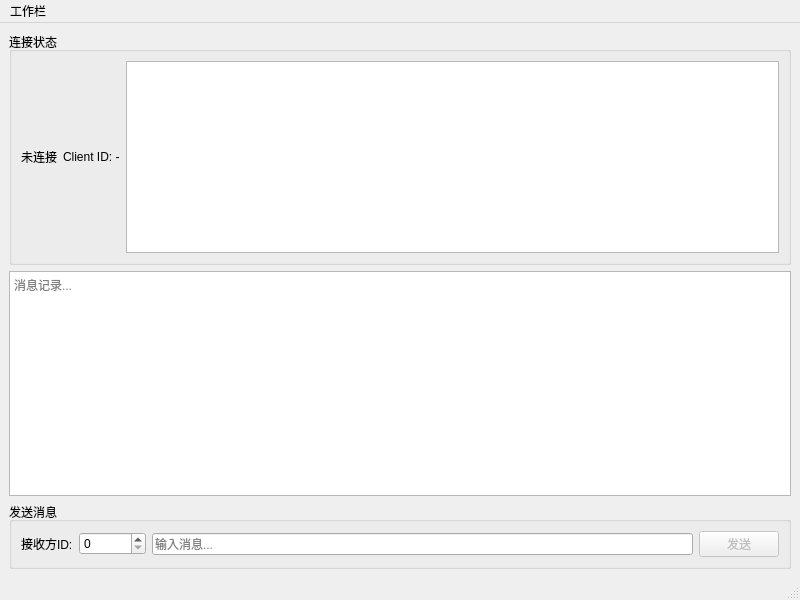
<?xml version="1.0" encoding="UTF-8"?>
<ui version="4.0">
 <class>MainWindow</class>
 <widget class="QMainWindow" name="MainWindow">
  <property name="geometry">
   <rect>
    <x>0</x>
    <y>0</y>
    <width>800</width>
    <height>600</height>
   </rect>
  </property>
  <property name="windowTitle">
   <string>MontComm Qt Client</string>
  </property>
  <widget class="QWidget" name="centralwidget">
   <layout class="QVBoxLayout" name="verticalLayout">
    <item>
     <widget class="QGroupBox" name="statusGroupBox">
      <property name="title">
       <string>连接状态</string>
      </property>
      <layout class="QHBoxLayout" name="horizontalLayout">
       <item>
        <widget class="QLabel" name="connectionStatusLabel">
         <property name="text">
          <string>未连接</string>
         </property>
        </widget>
       </item>
       <item>
        <widget class="QLabel" name="clientIdLabel">
         <property name="text">
          <string>Client ID: -</string>
         </property>
        </widget>
       </item>
       <item>
        <widget class="QListWidget" name="serverListWidget">
         <property name="maximumSize">
          <set>
           <width>300</width>
           <height>80</height>
          </set>
         </property>
        </widget>
       </item>
      </layout>
     </widget>
    </item>
    <item>
     <widget class="QPlainTextEdit" name="msgLogEdit">
      <property name="readOnly">
       <bool>true</bool>
      </property>
      <property name="placeholderText">
       <string>消息记录...</string>
      </property>
     </widget>
    </item>
    <item>
     <widget class="QGroupBox" name="sendGroupBox">
      <property name="title">
       <string>发送消息</string>
      </property>
      <layout class="QHBoxLayout" name="sendLayout">
       <item>
        <widget class="QLabel" name="recipientLabel">
         <property name="text">
          <string>接收方ID:</string>
         </property>
        </widget>
       </item>
       <item>
        <widget class="QSpinBox" name="recipientSpinBox">
         <property name="minimum">
          <number>0</number>
         </property>
         <property name="maximum">
          <number>999999</number>
         </property>
        </widget>
       </item>
       <item>
        <widget class="QLineEdit" name="msgLineEdit">
         <property name="placeholderText">
          <string>输入消息...</string>
         </property>
        </widget>
       </item>
       <item>
        <widget class="QPushButton" name="sendButton">
         <property name="enabled">
          <bool>false</bool>
         </property>
         <property name="text">
          <string>发送</string>
         </property>
        </widget>
       </item>
      </layout>
     </widget>
    </item>
   </layout>
  </widget>
  <widget class="QMenuBar" name="menubar">
   <property name="geometry">
    <rect>
     <x>0</x>
     <y>0</y>
     <width>800</width>
     <height>23</height>
    </rect>
   </property>
   <widget class="QMenu" name="MainMenu">
    <property name="title">
     <string>工作栏</string>
    </property>
    <addaction name="Start"/>
    <addaction name="Stop"/>
    <addaction name="Register"/>
   </widget>
   <addaction name="MainMenu"/>
  </widget>
  <widget class="QStatusBar" name="statusbar"/>
  <action name="Start">
   <property name="enabled">
    <bool>true</bool>
   </property>
   <property name="text">
    <string>启动QXClient</string>
   </property>
  </action>
  <action name="Stop">
   <property name="text">
    <string>停止QXClient</string>
   </property>
  </action>
  <action name="Register">
   <property name="text">
    <string>注册</string>
   </property>
   <property name="menuRole">
    <enum>QAction::ApplicationSpecificRole</enum>
   </property>
   <property name="priority">
    <enum>QAction::HighPriority</enum>
   </property>
  </action>
 </widget>
 <resources/>
 <connections/>
</ui>
